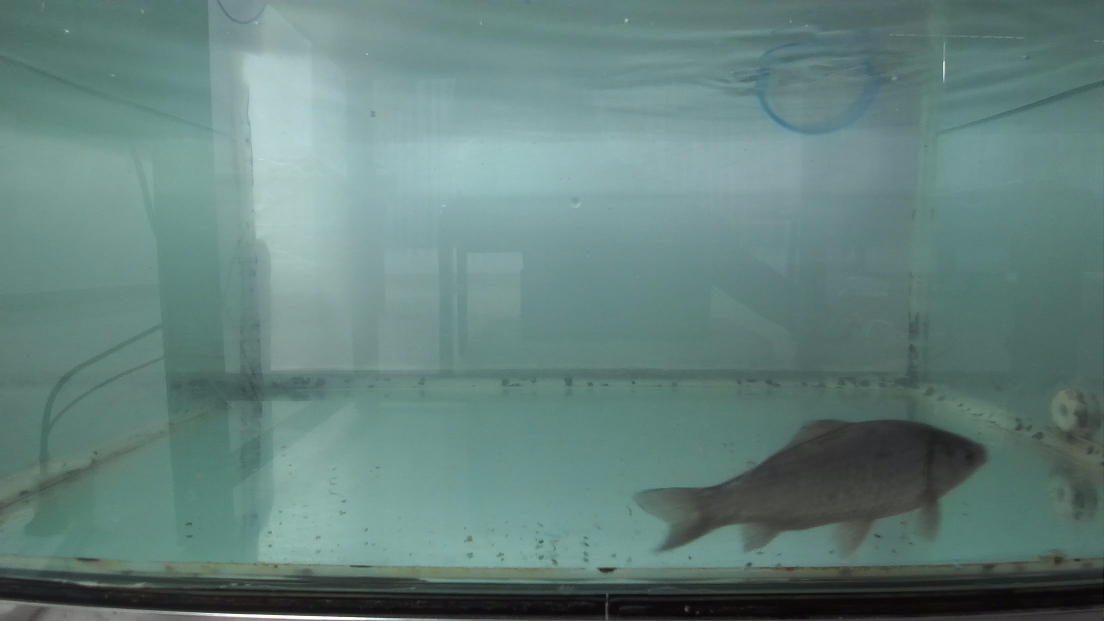
#> input picture fish_image.jpg, 2208 x 1242 px (shown at 1/2 size)
$ python -i image_processing.py   (imports and definitions only)
#> lines starting #> are read from the running program, lines starting #| are printed output that depends on the picture
import cv2
import numpy as np
from model import YOLO_model
from estimation import weight
import base64
import process

# 图像处理
def process_image(image):
    # 使用YOLO模型检测鱼体
    results = YOLO_model(image)
    detections = results[0].boxes.xyxy

    # 初始化结果字典
    result = {
        "marked_image": None,
        "edges_image": None,
        "area": None,
        "perimeter": None,
        "aspect_ratio": None,
        "mass": None,
        "estimated_feed": None,
        "length": None,
        "width": None,
        "error": None
    }

    if len(detections) > 0:
        for i, detection in enumerate(detections):
            # 获取检测到的鱼体的边界框
            x1, y1, x2, y2 = map(int, detection[:4])

            # 绘制红色边框在原始图像上
            marked_image = image.copy()
            cv2.rectangle(marked_image, (x1, y1), (x2, y2), (0, 0, 255), 2)

            morph = process(image)

            # 使用Canny边缘检测
            edges = cv2.Canny(morph, 40, 160)

            # 闭运算
            kernel = np.ones((15, 15), np.uint8)
            closed = cv2.morphologyEx(edges, cv2.MORPH_CLOSE, kernel)

            # 查找轮廓
            contours, _ = cv2.findContours(edges, cv2.RETR_EXTERNAL, cv2.CHAIN_APPROX_SIMPLE)

            # 在原图像上绘制轮廓
            contour_image = morph.copy()
            cv2.drawContours(contour_image, contours, -1, (0, 255, 0), 2)

            # 提取和绘制主要轮廓
            if contours:
                # 找到最大面积的轮廓
                largest_contour = max(contours, key=cv2.contourArea)

                # 计算轮廓的边界框
                x, y, w, h = cv2.boundingRect(largest_contour)

                # 计算轮廓的面积
                area = cv2.contourArea(largest_contour)

                # 计算轮廓的周长
                perimeter = cv2.arcLength(largest_contour, True)

                # 绘制边界框
                cv2.rectangle(contour_image, (x, y), (x + w, y + h), (0, 255, 0), 2)

                # 使用最小外接矩形
                rect = cv2.minAreaRect(largest_contour)
                box = cv2.boxPoints(rect)
                box = np.int0(box)

                # 计算最小外接矩形的宽度和长度
                rect_width = min(rect[1])
                rect_length = max(rect[1])

                # 计算最小外接矩形的长宽比
                aspect_ratio = float(rect_length) / rect_width

                # 绘制最小外接矩形
                cv2.drawContours(contour_image, [box], 0, (0, 0, 255), 2)

                # 估算鱼体质量
                fish_mass = weight(rect_length, rect_width)

                # 计算预估投食量
                estimated_feed = fish_mass * 20  # 假设每公斤鱼需要20克食物

                # 将目标检测图像编码为Base64
                _, marked_buffer = cv2.imencode('.png', marked_image)
                marked_image_b64 = base64.b64encode(marked_buffer).decode('utf-8')

                # 将边缘检测图像编码为Base64
                _, edges_buffer = cv2.imencode('.png', edges)
                edges_image_b64 = base64.b64encode(edges_buffer).decode('utf-8')

                # 将结果存入字典
                result.update({
                    "marked_image": marked_image_b64,
                    "edges_image": edges_image_b64,
                    "area": area,
                    "perimeter": perimeter,
                    "aspect_ratio": aspect_ratio,
                    "mass": fish_mass,
                    "estimated_feed": estimated_feed,
                    "length": rect_length,
                    "width": rect_width
                })
                return result

            else:
                result["error"] = "No contours found"
                return result
    else:
        result["error"] = "No fish detected"
        return result
    return results

>>> import cv2
>>> picture = cv2.imread('../fish_image.jpg', cv2.IMREAD_GRAYSCALE)
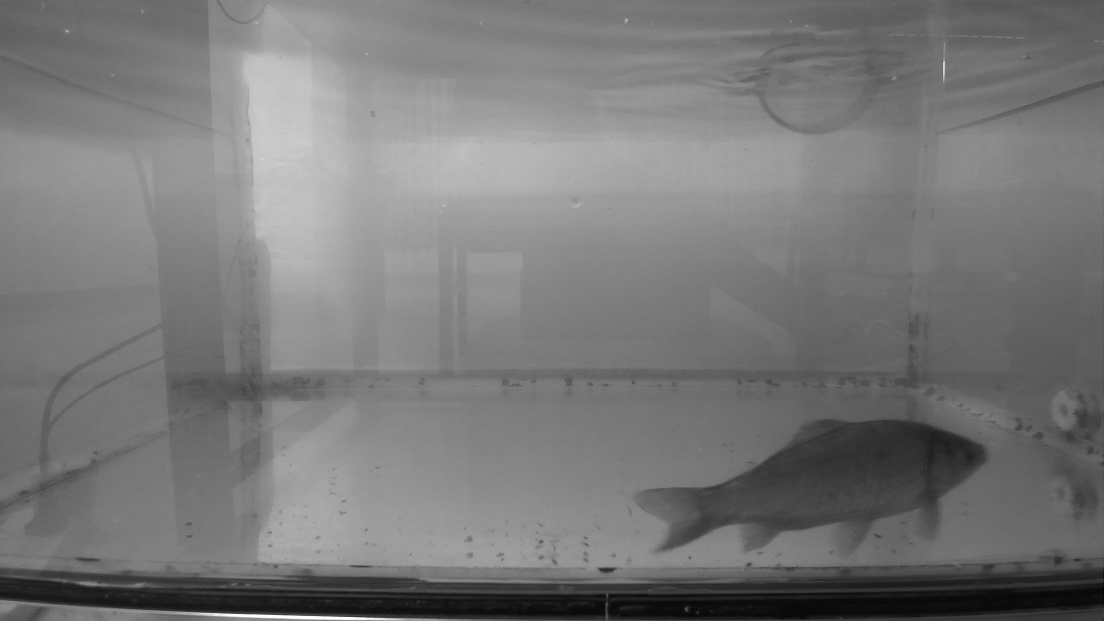
#> picture: shape (1242, 2208) (shown at 1/2 size); min 0, max 255, mean 120.1
#> (the run stopped early here; a loop or call above may not have finished)

$ run again, on 1_right.jpg
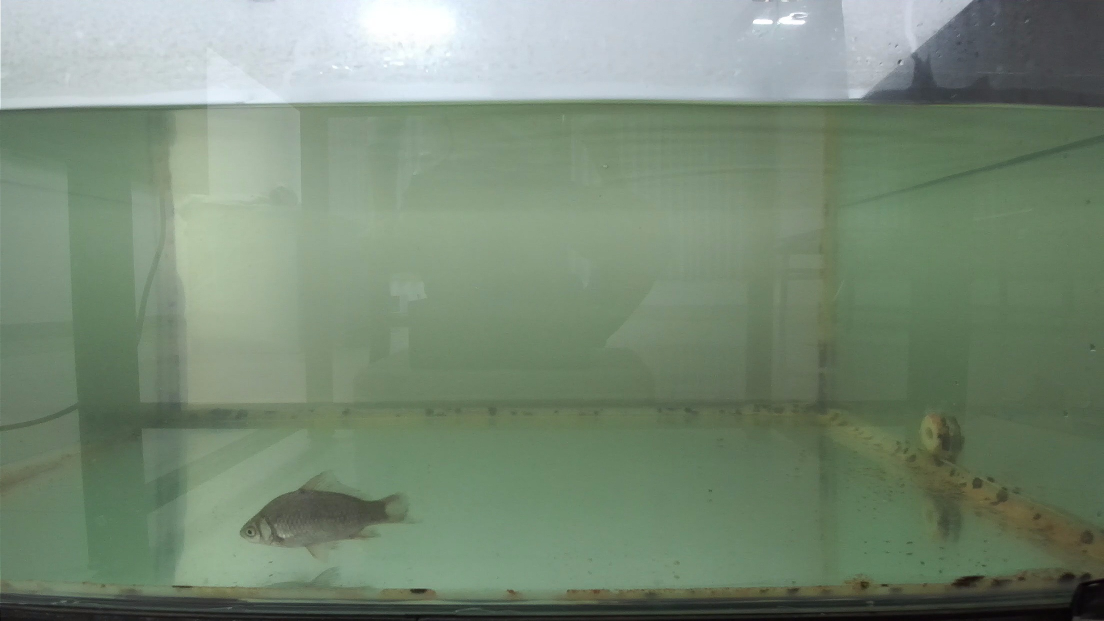
#> input picture 1_right.jpg, 2208 x 1242 px (shown at 1/2 size)
#> `picture = cv2.imread('../fish_image.jpg', cv2.IMREAD_GRAYSCALE)`:
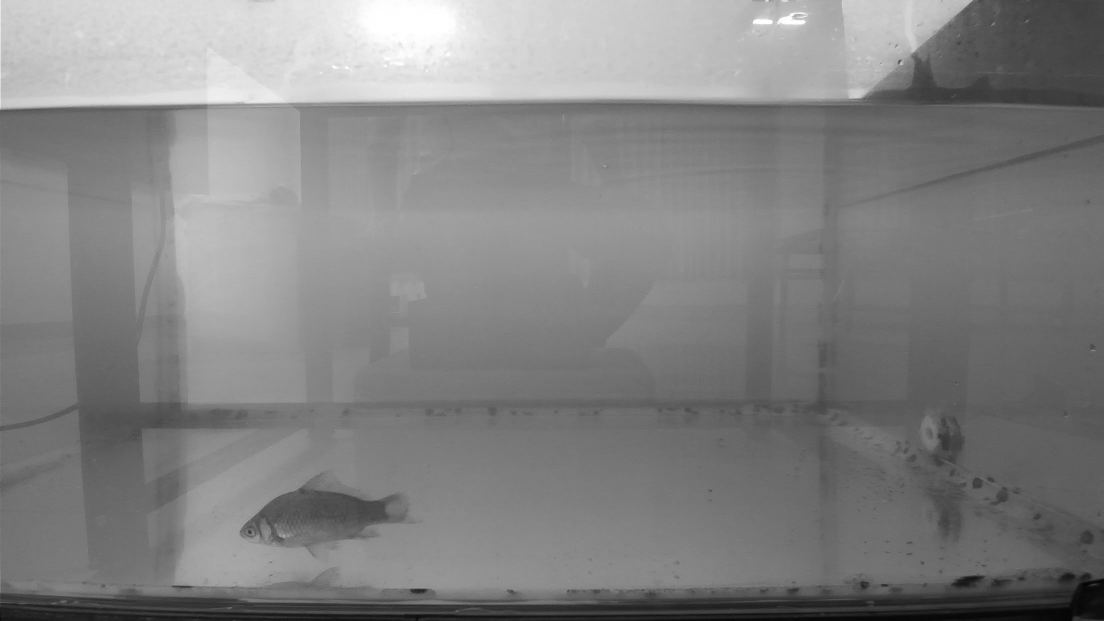
#> picture: shape (1242, 2208) (shown at 1/2 size); min 1, max 255, mean 130.4
